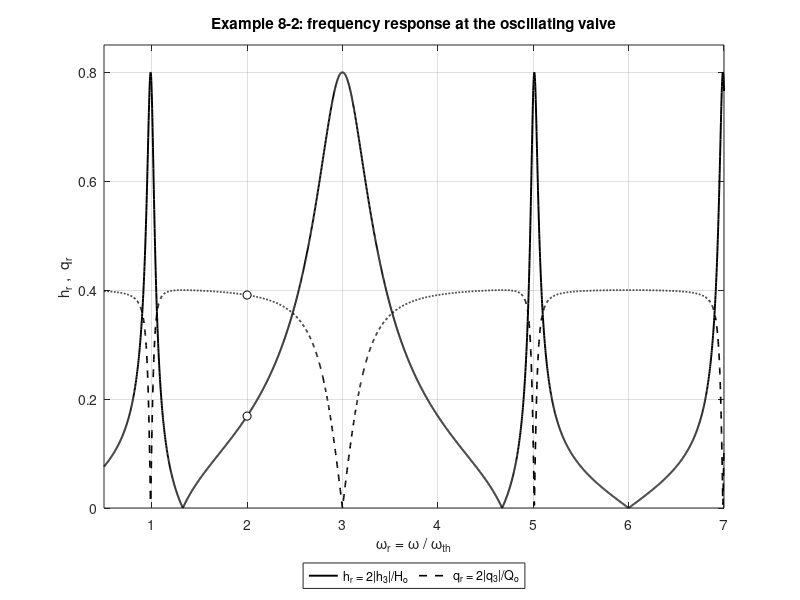

Write MATLAB code to recreate this figure.
function results = chaudhry_example_8_2()
% CHAUDHRY_EXAMPLE_8_2  Frequency response of a branching pipe system
% by the transfer matrix method.
%
% Reference: M. H. Chaudhry, Applied Hydraulic Transients, 3rd ed.,
% Springer, 2014, Chapter 8, Example 8-2 and Fig. 8-17.
%
% System: reservoir -> pipe 1 -> junction (dead-end branch) -> pipe 2
%         -> oscillating valve discharging to atmosphere.
%
% Method:
%   Field matrix, frictionless pipe (Eq. 8-37)
%       F = [cos(b w)        -j sin(b w)/C ;
%            -j C sin(b w)    cos(b w)     ],  b = L/a,  C = a/(g A)
%   Point matrix, dead-end branch (Eq. 8-87)
%       Pbde = [1  u12/u11 ; 0  1],  u = field matrix of the branch
%   Overall transfer matrix (Fig. 8-17b)
%       U = F2 * Pbde * F1
%   Oscillating valve, single exciter (Eqs. 8-133 to 8-135)
%       q1 = -(2 Ho k / tau0) / (u21 - (2 Ho / Qo) u11)
%       q3 = u11 q1 ,  h3 = u21 q1
%   Normalised response
%       hr = 2|h3|/Ho ,  qr = 2|q3|/Qo
%
% State vector is {q; h}: complex amplitudes of discharge and head
% oscillation. Runs in MATLAB and GNU Octave.
%
% Johann Cruz

    % ---- Data (Example 8-2, Fig. 8-17a) --------------------------------
    g    = 9.80665;   % m/s2, standard gravity
    Ho   = 100;       % m, mean head at the valve
    Qo   = 0.314;     % m3/s, mean discharge
    k    = 0.2;       % amplitude of relative gate opening oscillation
    tau0 = 1.0;       % mean relative gate opening
    Tth  = 3.0;       % s, theoretical period = 4(L1 + L2)/a
    wth  = 2*pi/Tth;  % rad/s, theoretical frequency

    %             L (m)   a (m/s)   D (m)
    pipe1  = struct('L', 500, 'a', 1000, 'D', 1.81);
    pipe2  = struct('L', 250, 'a', 1000, 'D', 1.05);
    branch = struct('L', 200, 'a',  800, 'D', 1.36);

    % ---- Check against the hand calculation at wr = 2.0 ---------------
    r = response(2.0);
    fprintf('\nExample 8-2 at wr = 2.0\n');
    fprintf('%-34s %10s %12s\n', 'Quantity', 'Book', 'This code');
    fprintf('%-34s %10.3f %12.4f\n', 'hr = 2|h3|/Ho',          0.170,  r.hr);
    fprintf('%-34s %10.3f %12.4f\n', 'qr = 2|q3|/Qo',          0.390,  r.qr);
    fprintf('%-34s %10.2f %12.4f\n', 'Phase, head vs gate (deg)',   -102.29, r.phase_h);
    fprintf('%-34s %10.2f %12.4f\n', 'Phase, flow vs gate (deg)',   -12.29,  r.phase_q);
    fprintf('(The book rounds intermediate values in its hand calculation.)\n\n');

    % ---- Frequency sweep ----------------------------------------------
    wr = linspace(0.5, 7.0, 3001);
    hr = zeros(size(wr));
    qr = zeros(size(wr));
    for n = 1:numel(wr)
        s = response(wr(n));
        hr(n) = s.hr;
        qr(n) = s.qr;
    end

    % Resonant peaks of hr
    pk = find(hr(2:end-1) > hr(1:end-2) & hr(2:end-1) > hr(3:end)) + 1;
    fprintf('Resonant peaks of hr:\n');
    fprintf('   wr        w (rad/s)   period (s)   hr\n');
    for n = pk
        w = wr(n)*wth;
        fprintf('  %6.3f    %8.3f    %8.3f    %7.3f\n', wr(n), w, 2*pi/w, hr(n));
    end

    % ---- Plot (compare with Fig. 8-17c) -------------------------------
    figure('Color', 'w');
    plot(wr, hr, 'k-', 'LineWidth', 1.4); hold on;
    plot(wr, qr, 'k--', 'LineWidth', 1.2);
    plot(2.0, r.hr, 'ko', 'MarkerFaceColor', 'w');
    plot(2.0, r.qr, 'ko', 'MarkerFaceColor', 'w');
    grid on; xlim([0.5 7]); ylim([0 0.85]);
    xlabel('\omega_r = \omega / \omega_{th}');
    ylabel('h_r ,  q_r');
    legend('h_r = 2|h_3|/H_o', 'q_r = 2|q_3|/Q_o', 'Location', 'southoutside', ...
           'Orientation', 'horizontal');
    title('Example 8-2: frequency response at the oscillating valve');

    results = struct('wr', wr, 'hr', hr, 'qr', qr, 'check', r);

    % ---- Nested functions ---------------------------------------------
    function out = response(wr_i)
        w   = wr_i*wth;
        F1  = field_matrix(pipe1,  w, g);
        F2  = field_matrix(pipe2,  w, g);
        Fb  = field_matrix(branch, w, g);
        Pbde = [1, Fb(1,2)/Fb(1,1); 0, 1];
        U   = F2*Pbde*F1;
        q1  = -(2*Ho*k/tau0) / (U(2,1) - (2*Ho/Qo)*U(1,1));
        q3  = U(1,1)*q1;
        h3  = U(2,1)*q1;
        out = struct('hr', 2*abs(h3)/Ho, 'qr', 2*abs(q3)/Qo, ...
                     'phase_h', angle(h3)*180/pi, 'phase_q', angle(q3)*180/pi, ...
                     'q1', q1, 'q3', q3, 'h3', h3, 'U', U);
    end
end

function F = field_matrix(p, w, g)
% Frictionless field matrix of a uniform pipe (Chaudhry Eq. 8-37).
    A = pi*p.D^2/4;
    C = p.a/(g*A);          % characteristic impedance, s/m2
    b = p.L/p.a;            % wave travel time, s
    F = [cos(b*w),            -1i*sin(b*w)/C;
         -1i*C*sin(b*w),       cos(b*w)];
end
